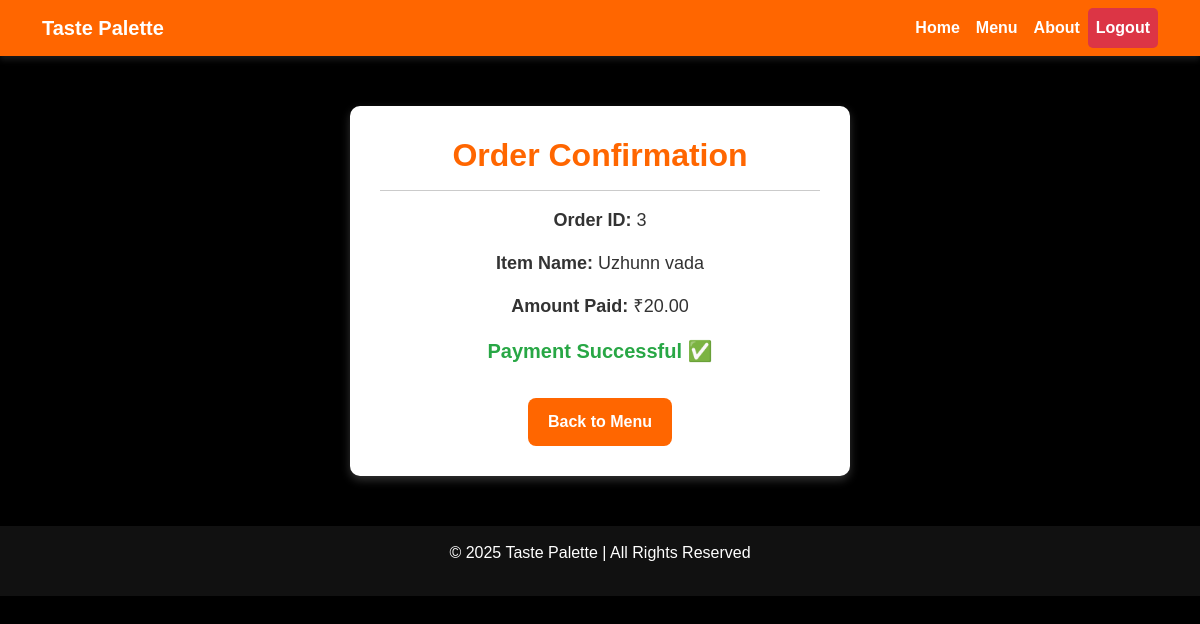
The page /order-details/3/ on the database its author committed.
### app/models.py (models this page shows, shortened)
class Order(models.Model):
    customer = models.ForeignKey(Customer, on_delete=models.CASCADE)
    item = models.ForeignKey(MenuCard, on_delete=models.CASCADE)
    amount = models.DecimalField(max_digits=10, decimal_places=2)
    razorpay_order_id = models.CharField(max_length=255, blank=True, null=True)
    razorpay_payment_id = models.CharField(max_length=255, blank=True, null=True)
    razorpay_signature = models.CharField(max_length=255, blank=True, null=True)
    paid = models.BooleanField(default=False)

class MenuCard(models.Model):
    staf = models.ForeignKey(Staf, on_delete=models.CASCADE)  # Link menu to a staff user
    item_name = models.CharField(max_length=200)
    description = models.TextField()
    price = models.DecimalField(max_digits=6, decimal_places=2)
    image = models.ImageField(upload_to='menu_images/', blank=True, null=True)

### app/views.py (the view)
# urls.py: path("order-details/<int:order_id>/", views.order_details, name="order_details"),
def order_details(request, order_id):
    order = get_object_or_404(Order, id=order_id)
    return render(request, "customer/order_details.html", {"order": order})

### templates/customer/order_details.html (shortened to what this page needs)
<!DOCTYPE html>
<html lang="en">
<head>
    <link href="https://cdn.jsdelivr.net/npm/bootstrap@5.3.0/dist/css/bootstrap.min.css" rel="stylesheet">
</head>
<body>
    <nav class="navbar navbar-expand-lg navbar-dark">
        <div class="container">
            <a class="navbar-brand" href="{% url 'customerhome' %}">Taste Palette</a>
            <div class="collapse navbar-collapse" id="navbarNav">
                <ul class="navbar-nav ms-auto">
                    <li class="nav-item"><a class="nav-link active" href="{% url 'customerhome' %}">Home</a></li>
                    <li class="nav-item"><a class="nav-link" href="{% url 'menulist' %}">Menu</a></li>
                    <li class="nav-item"><a class="nav-link" href="{% url 'about' %}">About</a></li>
                    <li class="nav-item"><a class="nav-link text-danger" href="{% url 'logout' %}">Logout</a></li>
                </ul>
            </div>
        </div>
    </nav>
    <div class="order-container">
        <h2>Order Confirmation</h2>
        <hr>
        <div class="order-details">
            <p><strong>Order ID:</strong> {{ order.id }}</p>
            <p><strong>Item Name:</strong> {{ order.item.item_name }}</p>
            <p><strong>Amount Paid:</strong> ₹{{ order.amount }}</p>
        </div>
        <p class="success-message">Payment Successful ✅</p>
        <a href="{% url 'menulist' %}" class="btn btn-orange mt-3">Back to Menu</a>
    </div>
    <div class="footer">
        <p>© 2025 Taste Palette | All Rights Reserved</p>
    </div>
</body>
</html>

### templates/customer/order_details.html (style rules this page uses)
body { font-family: 'Poppins', sans-serif; background-color: #000; color: white; }
.navbar { background-color: #ff6600 !important; box-shadow: 0px 4px 6px rgba(255, 255, 255, 0.1); }
.navbar .nav-link, .navbar-brand { color: white !important; font-weight: bold; }
.order-container { max-width: 500px; margin: 50px auto; background: white; padding: 30px; border-radius: 10px; box-shadow: 0 4px 10px rgba(255, 255, 255, 0.2); text-align: center; color: #333; }
h2 { color: #ff6600; font-weight: 700; }
.order-details { font-size: 18px; }
.success-message { color: #28a745; font-weight: bold; font-size: 20px; margin-top: 10px; }
.btn-orange { background-color: #ff6600; border: none; padding: 12px 20px; font-size: 16px; font-weight: bold; border-radius: 8px; transition: 0.3s; color: white; text-decoration: none; }
.footer { background: #111; color: white; padding: 15px; text-align: center; margin-top: 50px; }
.nav-link.text-danger { color: #fff !important; background: #dc3545; padding: 8px 15px; border-radius: 5px; }

### rows shown on the page
Order: id "3", item.item_name "Uzhunn vada", amount "20.00"
